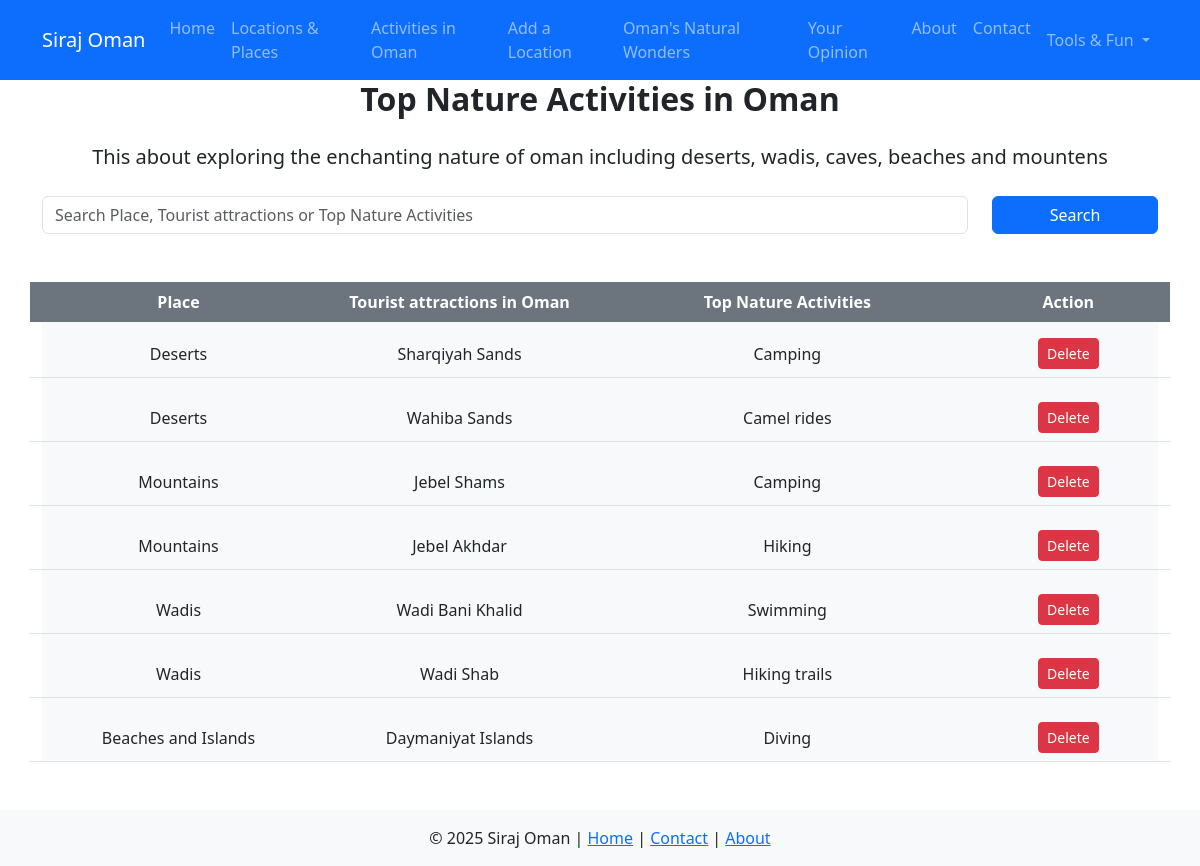
The page /page2.php on the database its author committed.
### tables this page shows
CREATE TABLE activities (
    id INT AUTO_INCREMENT PRIMARY KEY,
    place VARCHAR(100) NOT NULL,
    tourist_attraction VARCHAR(100),
    activity VARCHAR(100) NOT NULL
);

### page2.php (the view, shortened to what this page needs)
<?php
require_once 'db_config.php';
$conn = new mysqli($servername, $username, $password, $dbname);
$search_term = '';
$activities = [];
$sql = "SELECT id, place, tourist_attraction, activity FROM activities";
if (isset($_GET['search']) && !empty($_GET['search'])) {
    $search_term = $_GET['search'];
    $sql .= " WHERE place LIKE ? OR tourist_attraction LIKE ? OR activity LIKE ?";
    $stmt = $conn->prepare($sql);
    $search_param = "%" . $search_term . "%";
    $stmt->bind_param("sss", $search_param, $search_param, $search_param);
} else {
    $stmt = $conn->prepare($sql);
}
$stmt->execute();
$result = $stmt->get_result();
if ($result->num_rows > 0) {
    while($row = $result->fetch_assoc()) {
        $activities[] = $row;
    }
}
?>
<!DOCTYPE html>
<html lang="en">
<head>
  <link href="https://cdn.jsdelivr.net/npm/bootstrap@5.3.8/dist/css/bootstrap.min.css" rel="stylesheet">
</head>
<body>
<nav class="navbar navbar-expand-lg navbar-dark bg-primary">
    <div class="container">
        <a class="navbar-brand" href="index.html">Siraj Oman</a>
        <div class="collapse navbar-collapse" id="mainNavbar">
        <ul class="navbar-nav me-auto mb-2 mb-lg-0">
            <li class="nav-item"><a class="nav-link" href="index.html">Home</a></li>
            <li class="nav-item"><a class="nav-link" href="page1.php">Locations & Places</a></li>
            <li class="nav-item"><a class="nav-link" href="page2.php">Activities in Oman</a></li>
            <li class="nav-item"><a class="nav-link" href="page3.html">Add a Location</a></li>
            <li class="nav-item"><a class="nav-link" href="page4.html">Oman's Natural Wonders</a></li>
            <li class="nav-item"><a class="nav-link" href="page5.html">Your Opinion</a></li>
            <li class="nav-item"><a class="nav-link" href="about.html">About</a></li>
            <li class="nav-item"><a class="nav-link" href="contact.php">Contact</a></li>
        </ul>
        <ul class="navbar-nav">
            <li class="nav-item dropdown">
            <a class="nav-link dropdown-toggle" href="#" id="toolsDropdown" role="button" data-bs-toggle="dropdown" aria-expanded="false">
                Tools & Fun
            </a>
            </li>
        </ul>
        </div>
    </div>
    </nav>
  <div class="container mb-5">
    <h2 class="text-center mb-4 fw-bold">Top Nature Activities in Oman</h2>
    <p class="text-center mb-4 fs-5"> This about exploring the enchanting nature of oman including deserts, wadis, caves, beaches and mountens</p>
    <form action="page2.php" method="get" class="row mb-5">
        <div class="col-md-10">
            <input type="text" name="search" class="form-control" placeholder="Search Place, Tourist attractions or Top Nature Activities" value="<?= htmlspecialchars($search_term) ?>">
        </div>
        <div class="col-md-2">
            <button type="submit" class="btn btn-primary w-100">Search</button>
        </div>
    </form>
    <div class="bg-light mt-4">
      <div class="row bg-secondary text-white text-center mb-2 fw-bold p-2">
        <div class="col-md-3">Place</div>
        <div class="col-md-3">Tourist attractions in Oman</div>
        <div class="col-md-4">Top Nature Activities </div>
        <div class="col-md-2">Action</div>
      </div>
      <div id="activitiesContainer">
            <?php if (empty($activities)): ?>
                <div class="row text-center mb-3"><div class="col">No activities found.</div></div>
            <?php else: ?>
                <?php foreach ($activities as $act): ?>
                <div class="row text-center mb-3 border-bottom align-items-center p-2">
                    <div class="col-md-3"><?= htmlspecialchars($act['place']) ?></div>
                    <div class="col-md-3"><?= htmlspecialchars($act['tourist_attraction']) ?></div>
                    <div class="col-md-4"><?= htmlspecialchars($act['activity']) ?></div>
                    <div class="col-md-2">
                        <form action="page2.php" method="post" onsubmit="return confirm('Are you sure you want to delete this activity?');">
                            <button type="submit" class="btn btn-sm btn-danger">Delete</button>
                        </form>
                    </div>
                </div>
                <?php endforeach; ?>
            <?php endif; ?>
      </div>
    </div>
</div>
  <footer class="bg-light text-center py-3 mt-4">
    <p class="mb-0">&copy; 2025 Siraj Oman |
      <a href="index.html" class="text-primary">Home</a> |
      <a href="contact.php" class="text-primary">Contact</a> |
      <a href="about.html" class="text-primary">About</a>
    </p>
  </footer>
</body>
</html>

### rows shown on the page
activities: place "Deserts", tourist_attraction "Sharqiyah Sands", activity "Camping"
activities: place "Deserts", tourist_attraction "Wahiba Sands", activity "Camel rides"
activities: place "Mountains", tourist_attraction "Jebel Shams", activity "Camping"
activities: place "Mountains", tourist_attraction "Jebel Akhdar", activity "Hiking"
activities: place "Wadis", tourist_attraction "Wadi Bani Khalid", activity "Swimming"
activities: place "Wadis", tourist_attraction "Wadi Shab", activity "Hiking trails"
activities: place "Beaches and Islands", tourist_attraction "Daymaniyat Islands", activity "Diving"
